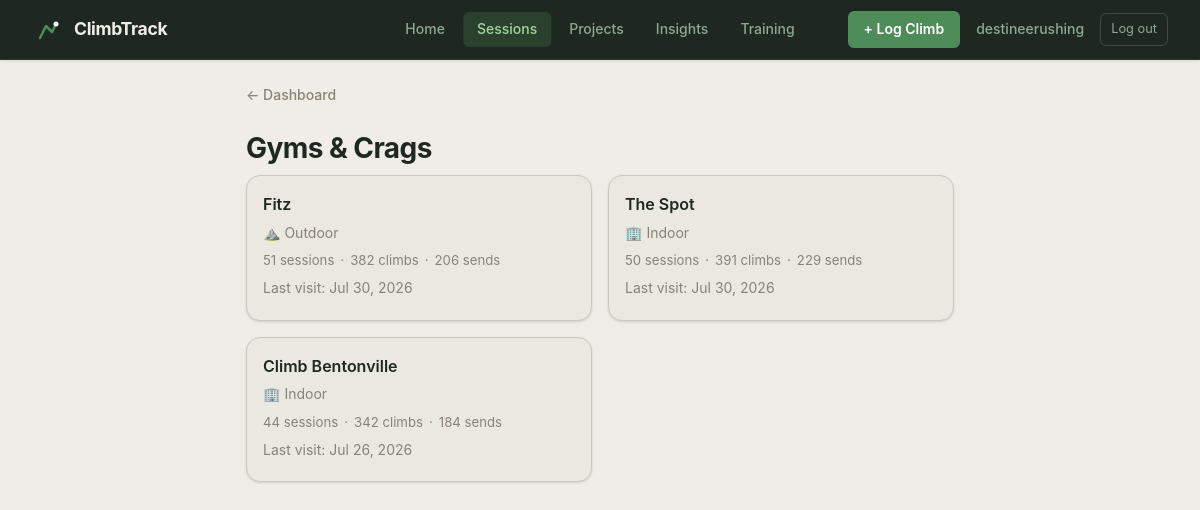
The app's page /gyms (signed in) with its own data.
### app.py (models this page shows, shortened)
class User(UserMixin, db.Model):
    id = db.Column(db.Integer, primary_key=True)
    email = db.Column(db.String(150), unique=True, nullable=False)
    display_name = db.Column(db.String(100), nullable=False)
    password_hash = db.Column(db.String(256), nullable=False)
    profile_photo = db.Column(db.String(200))
    created_at = db.Column(db.DateTime, default=datetime.utcnow)
    sessions = db.relationship('Session', backref='user', lazy=True)

class Gym(db.Model):
    id = db.Column(db.Integer, primary_key=True)
    name = db.Column(db.String(100), nullable=False, unique=True)
    address = db.Column(db.String(200))
    is_outdoor = db.Column(db.Boolean, default=False)
    image_filename = db.Column(db.String(200))
    created_at = db.Column(db.DateTime, default=datetime.utcnow)
    sessions = db.relationship('Session', backref='gym', lazy=True)
    routes = db.relationship('Route', backref='gym', lazy=True)

class Session(db.Model):
    id = db.Column(db.Integer, primary_key=True)
    date = db.Column(db.DateTime, default=datetime.utcnow)
    gym_id = db.Column(db.Integer, db.ForeignKey('gym.id'), nullable=True)
    user_id = db.Column(db.Integer, db.ForeignKey('user.id'), nullable=True)
    location = db.Column(db.String(100))
    session_type = db.Column(db.String(20), default='indoor')
    notes = db.Column(db.String(300))
    climbs = db.relationship('Climb', backref='session', lazy=True)

### app.py (the view)
@app.route("/gyms")
@login_required
def gyms_list():
    gyms = Gym.query.order_by(Gym.name).all()
    gym_data = []
    for g in gyms:
        sessions = list(g.sessions)
        all_climbs = [c for s in sessions for c in s.climbs]
        stats = compute_stats(all_climbs)
        last_visit = max((s.date for s in sessions), default=None)
        gym_data.append({
            'gym': g,
            'session_count': len(sessions),
            'climb_count': stats['total'],
            'send_count': stats['sends'],
            'last_visit': last_visit,
        })
    gym_data.sort(key=lambda d: -(d['last_visit'].timestamp() if d['last_visit'] else 0))
    return render_template("gyms.html", gym_data=gym_data)

### app.py (called while the page is built)
@login_manager.user_loader
def load_user(user_id):
    return User.query.get(int(user_id))

def compute_stats(climbs):
    total = len(climbs)
    sends = sum(1 for c in climbs if c.result in SEND_RESULTS)
    send_rate = round((sends / total) * 100) if total > 0 else 0
    sent_climbs = [c for c in climbs if c.result in SEND_RESULTS and c.grade]
    def find_hardest(discipline):
        candidates = [c.grade for c in sent_climbs if c.discipline == discipline]
        if not candidates:
            return None
        return max(candidates, key=lambda g: GRADE_RANK.get((discipline, g), -1))
    hardest_boulder = find_hardest('boulder')
    hardest_route = find_hardest('route')
    breakdown = {rt: sum(1 for c in climbs if c.result == rt) for rt in RESULT_TYPES}
    return {
        'total': total,
        'sends': sends,
        'send_rate': send_rate,
        'hardest_boulder': hardest_boulder,
        'hardest_route': hardest_route,
        'breakdown': breakdown,
    }

### templates/gyms.html (shortened to what this page needs)
<!DOCTYPE html>
<html>
<head>
    <link rel="stylesheet" href="{{ url_for('static', filename='style.css') }}">
</head>
<body>
    <header class="desktop-nav">
        <a href="/" class="desktop-nav-logo">
            <span class="desktop-nav-wordmark">ClimbTrack</span>
        </a>
        <nav class="desktop-nav-links">
            <a href="/" class="desktop-nav-link">Home</a>
            <a href="/gyms" class="desktop-nav-link active">Sessions</a>
            <a href="/projects" class="desktop-nav-link">Projects</a>
            <a href="/insights" class="desktop-nav-link">Insights</a>
            <a href="/training" class="desktop-nav-link">Training</a>
        </nav>
        <div class="desktop-nav-user">
            <a href="/session/new" class="desktop-nav-cta">+ Log Climb</a>
            <span class="desktop-nav-name">{{ current_user.display_name }}</span>
            <a href="/logout" class="desktop-nav-logout">Log out</a>
        </div>
    </header>
    <nav class="top-nav"><a href="/">← Dashboard</a></nav>
    <h1>Gyms & Crags</h1>
    {% if gym_data %}
    <div class="gym-grid">
        {% for d in gym_data %}
        <a href="/gym/{{ d.gym.id }}" class="gym-card">
            <div class="gym-card-body">
                <h3>{{ d.gym.name }}</h3>
                <p class="muted">{% if d.gym.is_outdoor %}⛰️ Outdoor{% else %}🏢 Indoor{% endif %}</p>
                <div class="mini-stats">
                    <span>{{ d.session_count }} session{% if d.session_count != 1 %}s{% endif %}</span>
                    <span>·</span>
                    <span>{{ d.climb_count }} climb{% if d.climb_count != 1 %}s{% endif %}</span>
                    <span>·</span>
                    <span>{{ d.send_count }} send{% if d.send_count != 1 %}s{% endif %}</span>
                </div>
                {% if d.last_visit %}
                <p class="muted">Last visit: {{ d.last_visit.strftime('%b %d, %Y') }}</p>
                {% endif %}
            </div>
        </a>
        {% endfor %}
    </div>
    {% else %}
        <div class="empty-state">
            <div class="empty-state-icon">🏢</div>
            <p>No gyms yet. Start a session to add one!</p>
        </div>
    {% endif %}
</body>
</html>

### static/style.css (style rules this page uses)
:root { --bg: #f0ede8; --surface: #ebe7e1; --surface-2: #e3dfd8; --surface-3: #d8d3cb; --surface-dark: #1e2820; --border: #cdc8bf; --border-strong: #b8b2a8; --text: #1e2820; --text-secondary: #4a5448; --text-muted: #8a8278; --text-dim: #b0aa9f; --accent: #4e8c5a; --accent-strong: #3a7045; --accent-light: #d4e8c8; --nav-bg: #1e2820; --nav-text: #8fa893; --nav-text-hover: #f0ede8; --success: #4e8c5a; --success-light: #d4e8c8; --danger: #c0432a; --danger-light: #f5ddd8; --warning: #c47c1a; --radius: 10px; --radius-sm: 6px; --radius-lg: 14px; --shadow-sm: 0 1px 3px rgba(0,0,0,0.08), 0 1px 2px rgba(0,0,0,0.05); --shadow: 0 2px 8px rgba(0,0,0,0.12), 0 1px 3px rgba(0,0,0,0.06); }
* { box-sizing: border-box; }
body { font-family: -apple-system, BlinkMacSystemFont, "Segoe UI", Roboto, Arial, sans-serif; background-color: var(--bg); color: var(--text); margin: 0; padding: 32px 16px; max-width: 740px; margin-left: auto; margin-right: auto; line-height: 1.6; font-size: 15px; }
h1 { color: var(--text); margin: 0 0 4px 0; font-size: 1.75rem; font-weight: 700; letter-spacing: -0.02em; }
h3 { margin: 0 0 4px 0; font-size: 1rem; font-weight: 600; color: var(--text); }
p { margin: 4px 0; }
a { color: var(--accent); text-decoration: none; }
.muted { color: var(--text-muted); font-size: 0.875rem; }
.mini-stats { display: flex; gap: 6px; font-size: 0.825rem; color: var(--text-muted); margin: 6px 0; flex-wrap: wrap; align-items: center; }
.gym-grid { display: grid; grid-template-columns: 1fr; gap: 16px; }
@media (min-width: 600px) { .gym-grid { grid-template-columns: repeat(2, 1fr); } }
.gym-card { background: var(--surface); border: 1px solid var(--border); border-radius: var(--radius-lg); overflow: hidden; box-shadow: var(--shadow-sm); text-decoration: none; color: var(--text); display: block; transition: box-shadow 0.15s, transform 0.15s; }
.gym-card-body { padding: 16px; }
.gym-card-body h3 { margin: 0 0 4px 0; font-size: 1rem; font-weight: 600; color: var(--text); }
.top-nav { margin-bottom: 20px; font-size: 0.875rem; }
.top-nav a { color: var(--text-muted); text-decoration: none; font-weight: 500; }
.desktop-nav { display: none; }
@media (min-width: 769px) { .desktop-nav { display: flex; align-items: center; justify-content: space-between; position: fixed; top: 0; left: 0; right: 0; height: 60px; background: var(--nav-bg); border-bottom: 1px solid #2d3d2f; padding: 0 32px; z-index: 100; box-shadow: var(--shadow-sm); } }
@media (min-width: 769px) { body { padding-top: 84px; } }
@media (min-width: 769px) { .desktop-nav-logo { display: flex; align-items: center; gap: 10px; text-decoration: none; color: var(--text); flex-shrink: 0; } }
@media (min-width: 769px) { .desktop-nav-wordmark { font-size: 1.1rem; font-weight: 700; color: #f0ede8; letter-spacing: -0.02em; } }
@media (min-width: 769px) { .desktop-nav-links { display: flex; align-items: center; gap: 4px; position: absolute; left: 50%; transform: translateX(-50%); } }
@media (min-width: 769px) { .desktop-nav-link { padding: 6px 14px; border-radius: var(--radius-sm); color: var(--nav-text); font-size: 0.875rem; font-weight: 500; text-decoration: none; transition: background 0.15s, color 0.15s; } }
@media (min-width: 769px) { .desktop-nav-link.active { background: rgba(78,140,90,0.25); color: #a8d4a0; } }
@media (min-width: 769px) { .desktop-nav-user { display: flex; align-items: center; gap: 16px; flex-shrink: 0; } }
@media (min-width: 769px) { .desktop-nav-name { font-size: 0.875rem; font-weight: 500; color: var(--nav-text); } }
@media (min-width: 769px) { .desktop-nav-logout { font-size: 0.8rem; color: var(--nav-text); text-decoration: none; padding: 5px 10px; border-radius: var(--radius-sm); border: 1px solid rgba(255,255,255,0.15); transition: all 0.15s; } }
@media (min-width: 769px) { .desktop-nav-cta { display: inline-flex; align-items: center; gap: 6px; background: var(--accent); color: #fff; font-size: 0.875rem; font-weight: 600; padding: 7px 16px; border-radius: var(--radius-sm); text-decoration: none; transition: background 0.15s; } }

### records on screen
User: display_name "destineerushing"
Gym: gym.name "Fitz"
Gym: gym.name "The Spot"
Gym: gym.name "Climb Bentonville"

### other values on screen
{{ d.session_count }} "51" "50" "44"
{{ d.climb_count }} "382" "391" "342"
{{ d.send_count }} "206" "229" "184"
{{ d.last_visit.strftime('%b %d, %Y') }} "Jul 30, 2026" "Jul 30, 2026" "Jul 26, 2026"
